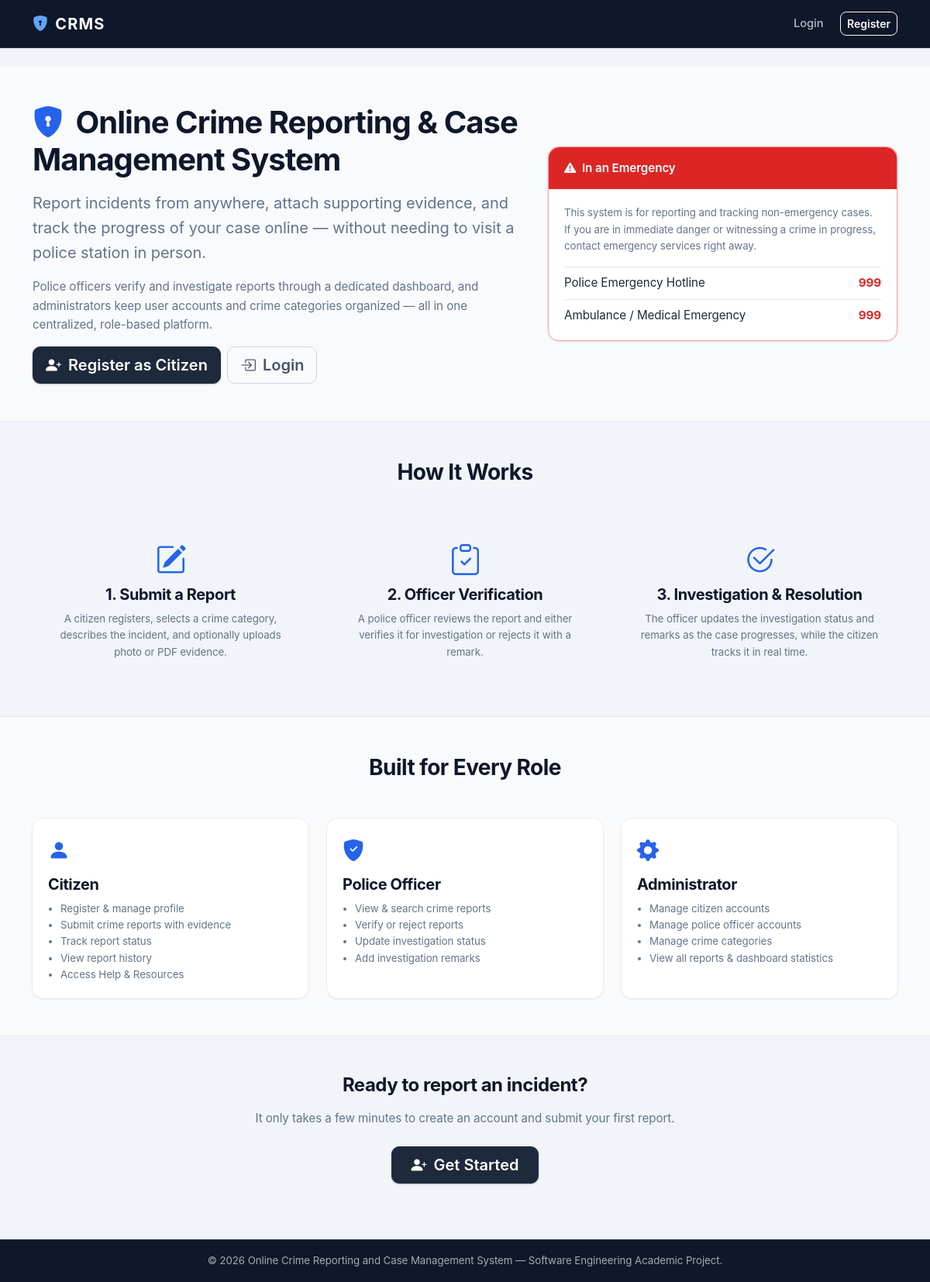
The page / on the database its author committed.
### tables this page shows
CREATE TABLE help_resources (
    resource_id     INT AUTO_INCREMENT PRIMARY KEY,
    title           VARCHAR(150)  NOT NULL,
    resource_type   VARCHAR(50)   NOT NULL,
    content         TEXT          NULL,
    contact_info    VARCHAR(255)  NULL,
    created_at      DATETIME      NOT NULL DEFAULT CURRENT_TIMESTAMP
);

### includes/auth.php (called while the page is built, shortened)
<?php
require_once __DIR__ . '/functions.php';
function is_logged_in() {
    return isset($_SESSION['user_id'], $_SESSION['role']);
}

### includes/functions.php (called while the page is built, shortened)
<?php
function sanitize_input($data) {
    $data = trim($data);
    $data = stripslashes($data);
    $data = htmlspecialchars($data, ENT_QUOTES, 'UTF-8');
    return $data;
}

### index.php (the view, shortened to what this page needs)
<?php
require_once __DIR__ . '/includes/auth.php';
require_once __DIR__ . '/includes/header.php';
$loggedIn = is_logged_in();
$dashboardUrl = $loggedIn ? BASE_URL . $_SESSION['role'] . '/dashboard.php' : null;
$stmt = $pdo->prepare(
    "SELECT title, contact_info FROM help_resources
     WHERE resource_type = 'emergency_contact'
     ORDER BY resource_id LIMIT 2"
);
$stmt->execute();
$emergencyContacts = $stmt->fetchAll();
?>
<section class="bg-light border-bottom">
    <div class="container py-5">
        <div class="row align-items-center g-4">
            <div class="col-lg-7">
                <h1 class="display-6 fw-bold mb-3">
                    <i class="bi bi-shield-lock-fill text-primary me-2"></i>
                    Online Crime Reporting &amp; Case Management System
                </h1>
                <p class="lead text-muted">
                    Report incidents from anywhere, attach supporting evidence, and track the
                    progress of your case online &mdash; without needing to visit a police station
                    in person.
                </p>
                <p class="text-muted">
                    Police officers verify and investigate reports through a dedicated dashboard,
                    and administrators keep user accounts and crime categories organized &mdash;
                    all in one centralized, role-based platform.
                </p>
                <?php if ($loggedIn): ?>
                    <a href="<?php echo $dashboardUrl; ?>" class="btn btn-primary btn-lg mt-2">
                        <i class="bi bi-speedometer2 me-1"></i> Go to My Dashboard
                    </a>
                <?php else: ?>
                    <div class="d-flex flex-wrap gap-2 mt-3">
                        <a href="<?php echo BASE_URL; ?>register.php" class="btn btn-primary btn-lg">
                            <i class="bi bi-person-plus-fill me-1"></i> Register as Citizen
                        </a>
                        <a href="<?php echo BASE_URL; ?>login.php" class="btn btn-outline-secondary btn-lg">
                            <i class="bi bi-box-arrow-in-right me-1"></i> Login
                        </a>
                    </div>
                <?php endif; ?>
            </div>
            <div class="col-lg-5">
                <?php if (!empty($emergencyContacts)): ?>
                    <div class="card border-danger shadow-sm">
                        <div class="card-header bg-danger text-white fw-semibold">
                            <i class="bi bi-exclamation-triangle-fill me-1"></i> In an Emergency
                        </div>
                        <div class="card-body">
                            <p class="small text-muted mb-3">
                                This system is for reporting and tracking non-emergency cases.
                                If you are in immediate danger or witnessing a crime in progress,
                                contact emergency services right away.
                            </p>
                            <ul class="list-unstyled mb-0">
                                <?php foreach ($emergencyContacts as $contact): ?>
                                    <li class="d-flex justify-content-between border-top pt-2 mt-2">
                                        <span><?php echo sanitize_input($contact['title']); ?></span>
                                        <strong class="text-danger"><?php echo sanitize_input($contact['contact_info']); ?></strong>
                                    </li>
                                <?php endforeach; ?>
                            </ul>
                        </div>
                    </div>
                <?php endif; ?>
            </div>
        </div>
    </div>
</section>
<section class="container py-5">
    <h2 class="h3 text-center mb-5">How It Works</h2>
    <div class="row g-4 text-center">
        <div class="col-md-4">
            <div class="p-4 h-100">
                <div class="display-6 text-primary mb-2"><i class="bi bi-pencil-square"></i></div>
                <h3 class="h5">1. Submit a Report</h3>
                <p class="text-muted small mb-0">
                    A citizen registers, selects a crime category, describes the incident,
                    and optionally uploads photo or PDF evidence.
                </p>
            </div>
        </div>
        <div class="col-md-4">
            <div class="p-4 h-100">
                <div class="display-6 text-primary mb-2"><i class="bi bi-clipboard-check"></i></div>
                <h3 class="h5">2. Officer Verification</h3>
                <p class="text-muted small mb-0">
                    A police officer reviews the report and either verifies it for
                    investigation or rejects it with a remark.
                </p>
            </div>
        </div>
        <div class="col-md-4">
            <div class="p-4 h-100">
                <div class="display-6 text-primary mb-2"><i class="bi bi-check2-circle"></i></div>
                <h3 class="h5">3. Investigation &amp; Resolution</h3>
                <p class="text-muted small mb-0">
                    The officer updates the investigation status and remarks as the case
                    progresses, while the citizen tracks it in real time.
                </p>
            </div>
        </div>
    </div>
</section>
<section class="bg-light border-top border-bottom py-5">
    <div class="container">
        <h2 class="h3 text-center mb-5">Built for Every Role</h2>
        <div class="row g-4">
            <div class="col-md-4">
                <div class="card h-100 shadow-sm border-0">
                    <div class="card-body">
                        <i class="bi bi-person-fill text-primary fs-3"></i>
                        <h3 class="h5 mt-2">Citizen</h3>
                        <ul class="small text-muted ps-3 mb-0">
                            <li>Register &amp; manage profile</li>
                            <li>Submit crime reports with evidence</li>
                            <li>Track report status</li>
                            <li>View report history</li>
                            <li>Access Help &amp; Resources</li>
                        </ul>
                    </div>
                </div>
            </div>
            <div class="col-md-4">
                <div class="card h-100 shadow-sm border-0">
                    <div class="card-body">
                        <i class="bi bi-shield-fill-check text-primary fs-3"></i>
                        <h3 class="h5 mt-2">Police Officer</h3>
                        <ul class="small text-muted ps-3 mb-0">
                            <li>View &amp; search crime reports</li>
                            <li>Verify or reject reports</li>
                            <li>Update investigation status</li>
                            <li>Add investigation remarks</li>
                        </ul>
                    </div>
                </div>
            </div>
            <div class="col-md-4">
                <div class="card h-100 shadow-sm border-0">
                    <div class="card-body">
                        <i class="bi bi-gear-fill text-primary fs-3"></i>
                        <h3 class="h5 mt-2">Administrator</h3>
                        <ul class="small text-muted ps-3 mb-0">
                            <li>Manage citizen accounts</li>
                            <li>Manage police officer accounts</li>
                            <li>Manage crime categories</li>
                            <li>View all reports &amp; dashboard statistics</li>
                        </ul>
                    </div>
                </div>
            </div>
        </div>
    </div>
</section>
<?php if (!$loggedIn): ?>
<section class="container py-5 text-center">
    <h2 class="h4 mb-3">Ready to report an incident?</h2>
    <p class="text-muted mb-4">It only takes a few minutes to create an account and submit your first report.</p>
    <a href="<?php echo BASE_URL; ?>register.php" class="btn btn-primary btn-lg px-4">
        <i class="bi bi-person-plus-fill me-1"></i> Get Started
    </a>
</section>
<?php endif; ?>
<?php require_once __DIR__ . '/includes/footer.php'; ?>

### rows shown on the page
help_resources: title "Police Emergency Hotline", contact_info "999"
help_resources: title "Ambulance / Medical Emergency", contact_info "999"
